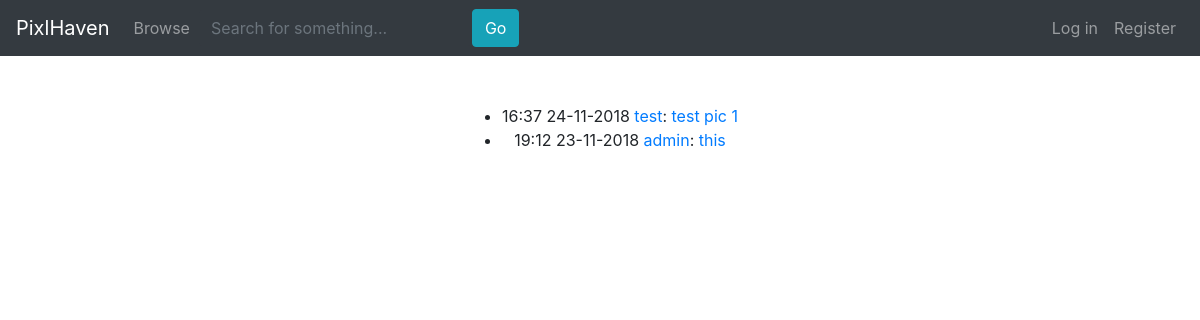
The page /browse/ on the database its author committed.
### tables this page shows
CREATE TABLE gallery (
            username TEXT NOT NULL,
            date_uploaded TEXT NOT NULL,
            title TEXT NOT NULL,
            description TEXT,
            PRIMARY KEY (username, date_uploaded),
            FOREIGN KEY (username) REFERENCES users (username)
        );

### main.py (the view)
@app.route('/browse/')
def browse():
    return render_template('gallery.html', pagetitle=app_name, user=get_user(), pictures=get_pictures())

### database.py (called while the page is built)
def get_pictures(username=None):
    table_get_pictures = 'SELECT username, date_uploaded, title, description FROM gallery '
    if username:
        table_get_pictures += 'WHERE username = ? '
    table_get_pictures += 'ORDER BY date_uploaded DESC LIMIT 50;'
    conn = sqlite3.connect(db_file)
    cur = conn.cursor()
    if username:
        cur.execute(table_get_pictures, [username])
    else:
        cur.execute(table_get_pictures)
    pictures = cur.fetchall()
    cur.close()
    conn.commit()
    conn.close()
    if not pictures:
        return None
    output = []
    for p in pictures:
        output.append({
            'author': p[0],
            'date_uploaded': p[1],
            'title': p[2],
            'description': p[3]
        })
    return output

### main.py (called while the page is built, shortened)
def get_formatted_time(etime):
    return datetime.utcfromtimestamp(etime).strftime('%H:%M %d-%m-%Y')

def get_epoch_time(ftime):
    return time.mktime(time.strptime(ftime, '%Y%m%d%H%M%S'))

def logged_in():
    return 'username' in session

def get_user(username=None):
    user = None
    if username:
        user = database.get_user(username)
    elif logged_in():
        user = database.get_user(session['username'])
    else:
        return None

def get_pictures(user=None):
    pictures = database.get_pictures(user)
    if not pictures:
        return None
    output = []
    for p in pictures:
        output.append({
            'file': url_for('static', filename=p['author'] + '/' + p['date_uploaded'] + '.png'),
            'author': p['author'],
            'date_uploaded': p['date_uploaded'],
            'date_uploaded_formatted': get_formatted_time(get_epoch_time(p['date_uploaded'])),
            'title': p['title'],
            'description': p['description']
        })
    return output

### templates/gallery.html
{% extends 'base.html' %}
{% block content %}
{% if pictures %}
<div class="col centre">
    <div class="row settings-centre">
        <ul>
            {% for p in pictures %}
            <li>{{ p['date_uploaded_formatted'] }} <a href="{{ url_for('user', urluser=p['author']) }}">{{ p['author'] }}</a>: <a href="{{ url_for('picture', urluser=p['author'], urltitle=p['date_uploaded']) }}">{{ p['title'] }}</a></li>
            {% endfor %}
        </ul>
    </div>
</div>
{% else %}
<p class="row">This user hasn't uploaded anything yet...</p>
{% endif %}
{% endblock %}

### static/css/base.css (style rules this page uses)
.centre { text-align: center; }
.settings-centre { display: inline-block; margin: 8px; max-width: 511px; padding: 8px; }

### rows shown on the page
gallery: date_uploaded_formatted "16:37 24-11-2018", author "test", title "test pic 1"
gallery: date_uploaded_formatted "19:12 23-11-2018", author "admin", title "this"
